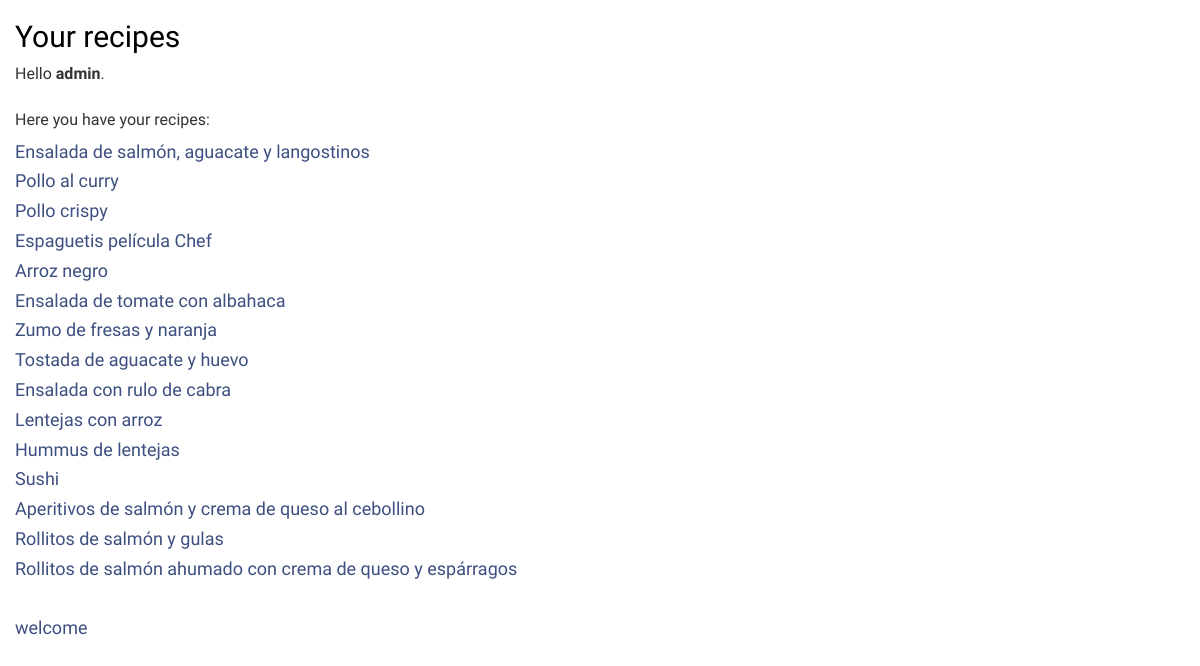
The app's page /myrecipes (signed in), older data.
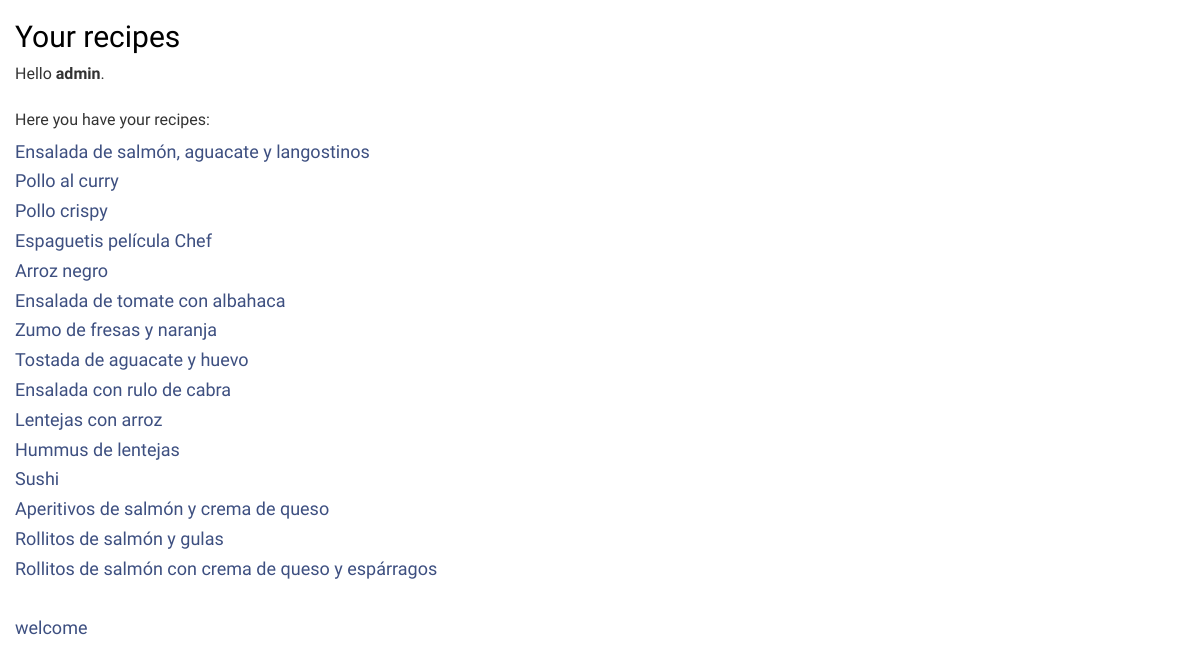
The same page, newer data.
### RecipesAndFun/models.py (models this page shows, shortened)
class receta(models.Model):
    nombre_receta= models.CharField(max_length=100)
    ingredientes= models.TextField(help_text='Escribe los ingredientes')
    preparacion= models.TextField(verbose_name='Preparacion')
    tiempo_preparacion= models.IntegerField
    comentarios= models.CharField(help_text='Espacio para comentarios', max_length=1000, null=True)
    puntuacion= models.IntegerField
    fecha_publicacion= models.DateTimeField(blank=True, null=True)
    autor= models.ForeignKey(User, on_delete=models.CASCADE)

### RecipesAndFun/views.py (the view)
# urls.py: path('myrecipes',views.myrecipes),
def myrecipes(request):
    ownrecipes=receta.objects.filter(autor=request.user.id)
    return render(request, 'myrecipes.html', {"ownrecipes":ownrecipes})

### templates/myrecipes.html (shortened to what this page needs)
{% load static %}
<head>
    <link rel="stylesheet" href="//maxcdn.bootstrapcdn.com/bootstrap/3.2.0/css/bootstrap.min.css">
    <link rel="stylesheet" href="//maxcdn.bootstrapcdn.com/bootstrap/3.2.0/css/bootstrap-theme.min.css">
    <link rel="stylesheet" href="{% static 'css/recipesandfun.css' %}">
    <h2>Your recipes </h2>
</head>
<body>
<p>
   Hello <b>{{request.user.username}}</b>.
<br><br>
     Here you have your recipes:
{%  for instance in ownrecipes %}
    <div>
        <h4><a href="{% url 'recipe_details' instance.id %}">
            {{ instance.nombre_receta }}</a></h4>
    </div>
{% endfor %}
<br>
    <h4><a href="/welcome">welcome </a></h4>
</body>

### static/css/recipesandfun.css (style rules this page uses)
h1, h2 { color: #000000; font-family: 'Lobster'; }
h4,h5 { font-family: 'Abel', sans-serif; }
p { font-family: 'Abel', sans-serif; font-size: 16px; }
a { color: #3d4f80; }
body { padding-left: 15px; background: url("https://venngage-wordpress.s3.amazonaws.com/uploads/2018/11/15-Presentation-Background-Examples16.jpeg"); background-attachment: fixed; }

Row changes from the older to the newer data that the page shows:
changed receta: nombre_receta "Aperitivos de salmón y crema de queso al cebollino" → "Aperitivos de salmón y crema de queso"
changed receta: nombre_receta "Rollitos de salmón ahumado con crema de queso y espárragos" → "Rollitos de salmón con crema de queso y espárragos"
